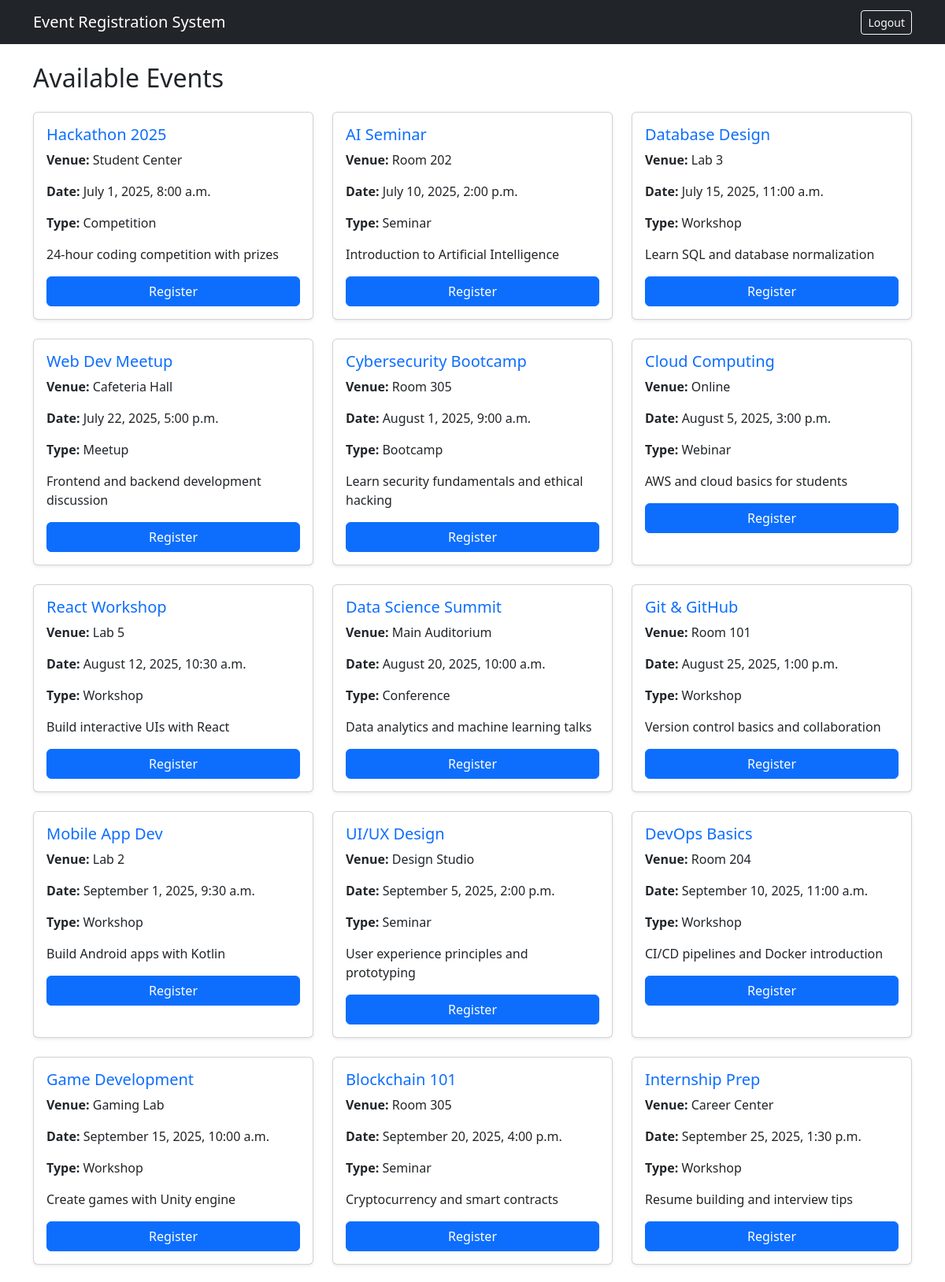
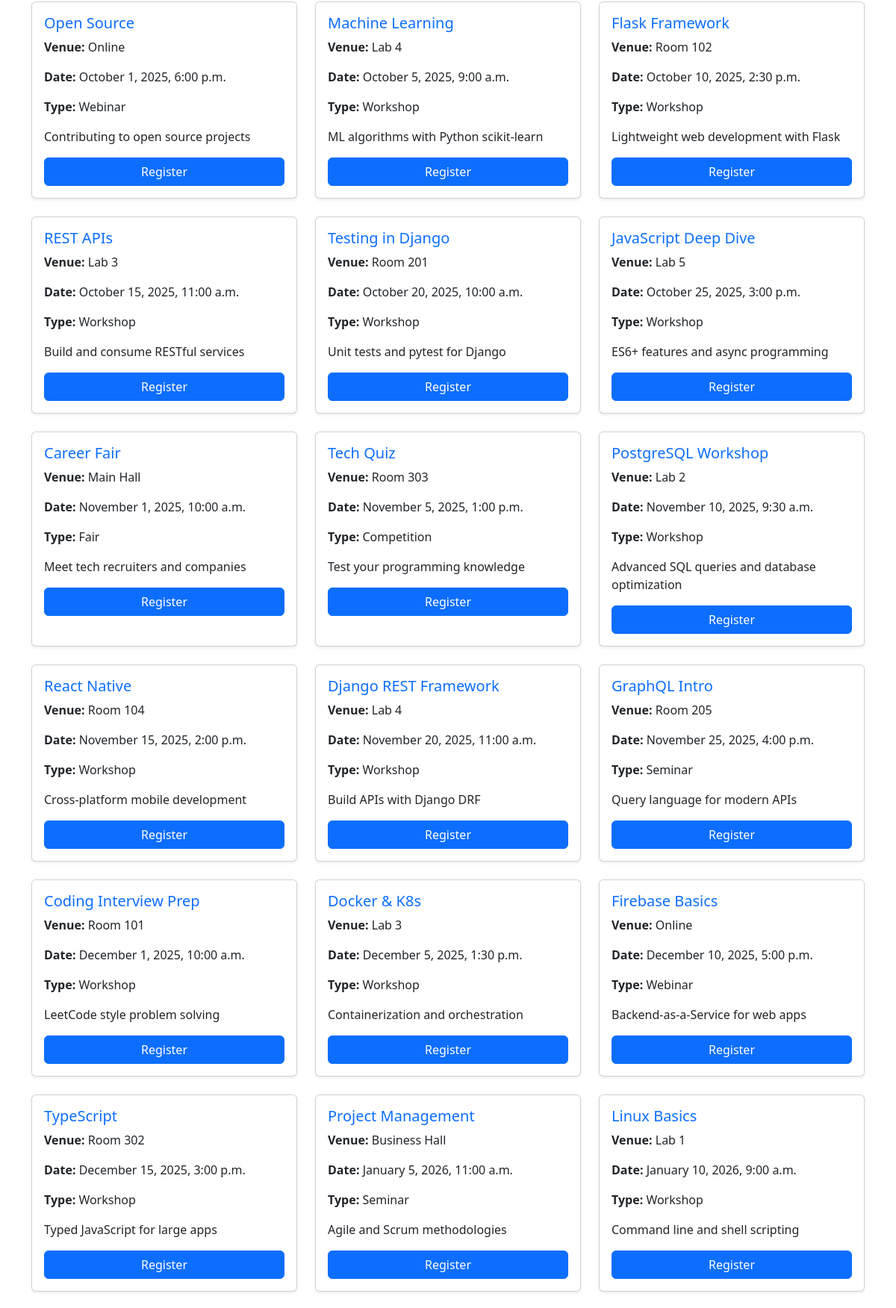
Screenshot of /users/event_list/ (signed in, upper part) with the database file from the repository (2 pictures, top to bottom).
### users/models.py (models this page shows, shortened)
class Events(models.Model):
    event_name = models.CharField(max_length=150)
    event_venue = models.CharField(max_length=150)
    event_date = models.DateTimeField()
    event_type = models.CharField(max_length=100)
    event_details = models.TextField()

### users/views.py (the view)
# urls.py: path('event_list/', views.event_list, name='event_list'),
@login_required
def event_list(request):
    registered_event_ids = User_Events.objects.filter(user_id=request.user).values_list('event_id', flat=True)
    events = Events.objects.exclude(id__in=registered_event_ids)
    return render(request, 'events/event_list.html', {'events': events})

### users/templates/events/event_list.html
{% extends 'base.html' %}
{% block content %}
<h2 class="mb-4">Available Events</h2>
{% if events %}
<div class="row row-cols-1 row-cols-md-2 row-cols-lg-3 g-4">
    {% for event in events %}
    <div class="col">
        <div class="card h-100 shadow-sm">
            <div class="card-body">
                <h5 class="card-title text-primary">{{ event.event_name }}</h5>
                <p class="card-text"><strong>Venue:</strong> {{ event.event_venue }}</p>
                <p class="card-text"><strong>Date:</strong> {{ event.event_date|date:"F j, Y, g:i a" }}</p>
                <p class="card-text"><strong>Type:</strong> {{ event.event_type }}</p>
                <p class="card-text">{{ event.event_details|truncatewords:20 }}</p>
                <a href="{% url 'users:event_registration' event.id %}" class="btn btn-primary w-100">Register</a>
            </div>
        </div>
    </div>
    {% endfor %}
</div>
{% else %}
<div class="alert alert-info text-center">No events available at the moment.</div>
{% endif %}
{% endblock %}

### rows the page displays
Events: event_name "Hackathon 2025", event_venue "Student Center", event_date "July 1, 2025, 8:00 a.m.", event_type "Competition", event_details "24-hour coding competition with prizes"
Events: event_name "AI Seminar", event_venue "Room 202", event_date "July 10, 2025, 2:00 p.m.", event_type "Seminar", event_details "Introduction to Artificial Intelligence"
Events: event_name "Database Design", event_venue "Lab 3", event_date "July 15, 2025, 11:00 a.m.", event_type "Workshop", event_details "Learn SQL and database normalization"
Events: event_name "Web Dev Meetup", event_venue "Cafeteria Hall", event_date "July 22, 2025, 5:00 p.m.", event_type "Meetup", event_details "Frontend and backend development discussion"
Events: event_name "Cybersecurity Bootcamp", event_venue "Room 305", event_date "August 1, 2025, 9:00 a.m.", event_type "Bootcamp", event_details "Learn security fundamentals and ethical hacking"
Events: event_name "Cloud Computing", event_venue "Online", event_date "August 5, 2025, 3:00 p.m.", event_type "Webinar", event_details "AWS and cloud basics for students"
Events: event_name "React Workshop", event_venue "Lab 5", event_date "August 12, 2025, 10:30 a.m.", event_type "Workshop", event_details "Build interactive UIs with React"
Events: event_name "Data Science Summit", event_venue "Main Auditorium", event_date "August 20, 2025, 10:00 a.m.", event_type "Conference", event_details "Data analytics and machine learning talks"
Events: event_name "Git & GitHub", event_venue "Room 101", event_date "August 25, 2025, 1:00 p.m.", event_type "Workshop", event_details "Version control basics and collaboration"
Events: event_name "Mobile App Dev", event_venue "Lab 2", event_date "September 1, 2025, 9:30 a.m.", event_type "Workshop", event_details "Build Android apps with Kotlin"
Events: event_name "UI/UX Design", event_venue "Design Studio", event_date "September 5, 2025, 2:00 p.m.", event_type "Seminar", event_details "User experience principles and prototyping"
Events: event_name "DevOps Basics", event_venue "Room 204", event_date "September 10, 2025, 11:00 a.m.", event_type "Workshop", event_details "CI/CD pipelines and Docker introduction"
Events: event_name "Game Development", event_venue "Gaming Lab", event_date "September 15, 2025, 10:00 a.m.", event_type "Workshop", event_details "Create games with Unity engine"
Events: event_name "Blockchain 101", event_venue "Room 305", event_date "September 20, 2025, 4:00 p.m.", event_type "Seminar", event_details "Cryptocurrency and smart contracts"
Events: event_name "Internship Prep", event_venue "Career Center", event_date "September 25, 2025, 1:30 p.m.", event_type "Workshop", event_details "Resume building and interview tips"
Events: event_name "Open Source", event_venue "Online", event_date "October 1, 2025, 6:00 p.m.", event_type "Webinar", event_details "Contributing to open source projects"
Events: event_name "Machine Learning", event_venue "Lab 4", event_date "October 5, 2025, 9:00 a.m.", event_type "Workshop", event_details "ML algorithms with Python scikit-learn"
Events: event_name "Flask Framework", event_venue "Room 102", event_date "October 10, 2025, 2:30 p.m.", event_type "Workshop", event_details "Lightweight web development with Flask"
Events: event_name "REST APIs", event_venue "Lab 3", event_date "October 15, 2025, 11:00 a.m.", event_type "Workshop", event_details "Build and consume RESTful services"
Events: event_name "Testing in Django", event_venue "Room 201", event_date "October 20, 2025, 10:00 a.m.", event_type "Workshop", event_details "Unit tests and pytest for Django"
Events: event_name "JavaScript Deep Dive", event_venue "Lab 5", event_date "October 25, 2025, 3:00 p.m.", event_type "Workshop", event_details "ES6+ features and async programming"
Events: event_name "Career Fair", event_venue "Main Hall", event_date "November 1, 2025, 10:00 a.m.", event_type "Fair", event_details "Meet tech recruiters and companies"
Events: event_name "Tech Quiz", event_venue "Room 303", event_date "November 5, 2025, 1:00 p.m.", event_type "Competition", event_details "Test your programming knowledge"
Events: event_name "PostgreSQL Workshop", event_venue "Lab 2", event_date "November 10, 2025, 9:30 a.m.", event_type "Workshop", event_details "Advanced SQL queries and database optimization"
Events: event_name "React Native", event_venue "Room 104", event_date "November 15, 2025, 2:00 p.m.", event_type "Workshop", event_details "Cross-platform mobile development"
Events: event_name "Django REST Framework", event_venue "Lab 4", event_date "November 20, 2025, 11:00 a.m.", event_type "Workshop", event_details "Build APIs with Django DRF"
Events: event_name "GraphQL Intro", event_venue "Room 205", event_date "November 25, 2025, 4:00 p.m.", event_type "Seminar", event_details "Query language for modern APIs"
Events: event_name "Coding Interview Prep", event_venue "Room 101", event_date "December 1, 2025, 10:00 a.m.", event_type "Workshop", event_details "LeetCode style problem solving"
Events: event_name "Docker & K8s", event_venue "Lab 3", event_date "December 5, 2025, 1:30 p.m.", event_type "Workshop", event_details "Containerization and orchestration"
Events: event_name "Firebase Basics", event_venue "Online", event_date "December 10, 2025, 5:00 p.m.", event_type "Webinar", event_details "Backend-as-a-Service for web apps"
Events: event_name "TypeScript", event_venue "Room 302", event_date "December 15, 2025, 3:00 p.m.", event_type "Workshop", event_details "Typed JavaScript for large apps"
Events: event_name "Project Management", event_venue "Business Hall", event_date "January 5, 2026, 11:00 a.m.", event_type "Seminar", event_details "Agile and Scrum methodologies"
Events: event_name "Linux Basics", event_venue "Lab 1", event_date "January 10, 2026, 9:00 a.m.", event_type "Workshop", event_details "Command line and shell scripting"
